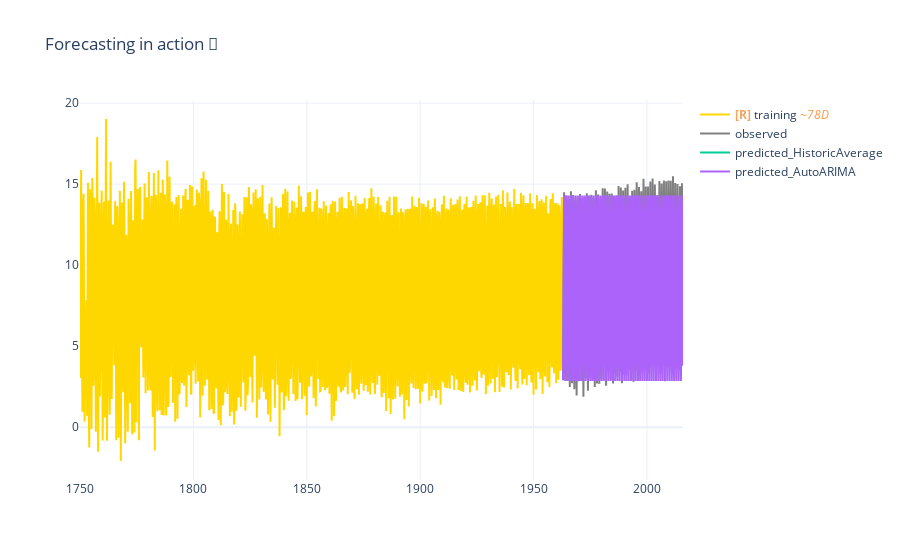

Notebook source saved alongside this figure:
### Markdown cell above
As you can see, the forecast dict now has model-forecast mappings, corresponding to the validation dates.

If you add another type of model to the list, they'll show up here as extra keys. **Have a look [here](https://github.com/Nixtla/statsforecast) if you're curious, or just want to play around.**

Before we calculate performance metrics, let's visualize our predictions!

### Code cell
base_plots = []
prediction_plots = []

# Plot our training data
base_plots.append(
    go.Scatter(
        x=train.index,
        y=train.temperature,
        mode="lines",
        name="training",
        line=dict(color=ae_gold),
    )
)

# Plot our observed validation values
base_plots.append(
    go.Scatter(
        x=val.index,
        y=val.temperature,
        mode="lines",
        name="observed",
        line=dict(color="grey"),
    )
)

# Plot our ARIMA prediction
for model, forecast in forecasts.items():
    prediction_plots.append(
        go.Scatter(
            x=forecast.ds, y=forecast[model], mode="lines", name=f"predicted_{model}"
        )
    )

# Display everything together
fig = go.Figure(data=base_plots + prediction_plots)
fig.update_layout(title="Forecasting in action 🚀")

fig.show()

### Figure 1 — Plotly figure (JSON) as saved in the notebook; plotly's stock layout.template omitted (floating-point values rounded to 4 significant figures; data arrays with more than 128 entries replaced by an {"elided": "..."} marker saying what was removed)
{"data": [{"line": {"color": "#FFD700"}, "mode": "lines", "name": "<b style=\"color:sandybrown\">[R]</b> training <i style=\"color:#fc9944\">~78D</i>", "uid": "5ce3bb01-820a-449c-b7bd-c13df68d5309", "x": {"elided": "1000 str values"}, "y": {"elided": "1000 float values"}, "type": "scatter"}, {"line": {"color": "grey"}, "mode": "lines", "name": "observed", "uid": "107a2f52-95cc-4c36-bf06-faa7113712db", "x": {"elided": "636 str values"}, "y": {"elided": "636 float values"}, "type": "scatter"}, {"mode": "lines", "name": "predicted_HistoricAverage", "uid": "aa511020-4d19-4b1f-84de-71e1d9879c41", "x": {"elided": "636 str values"}, "y": {"elided": "636 float values"}, "type": "scatter"}, {"mode": "lines", "name": "predicted_AutoARIMA", "uid": "bf945da7-9668-4103-8a86-fc100e20102c", "x": {"elided": "636 str values"}, "y": {"elided": "636 float values"}, "type": "scatter"}], "layout": {"title": {"text": "Forecasting in action 🚀"}}}
